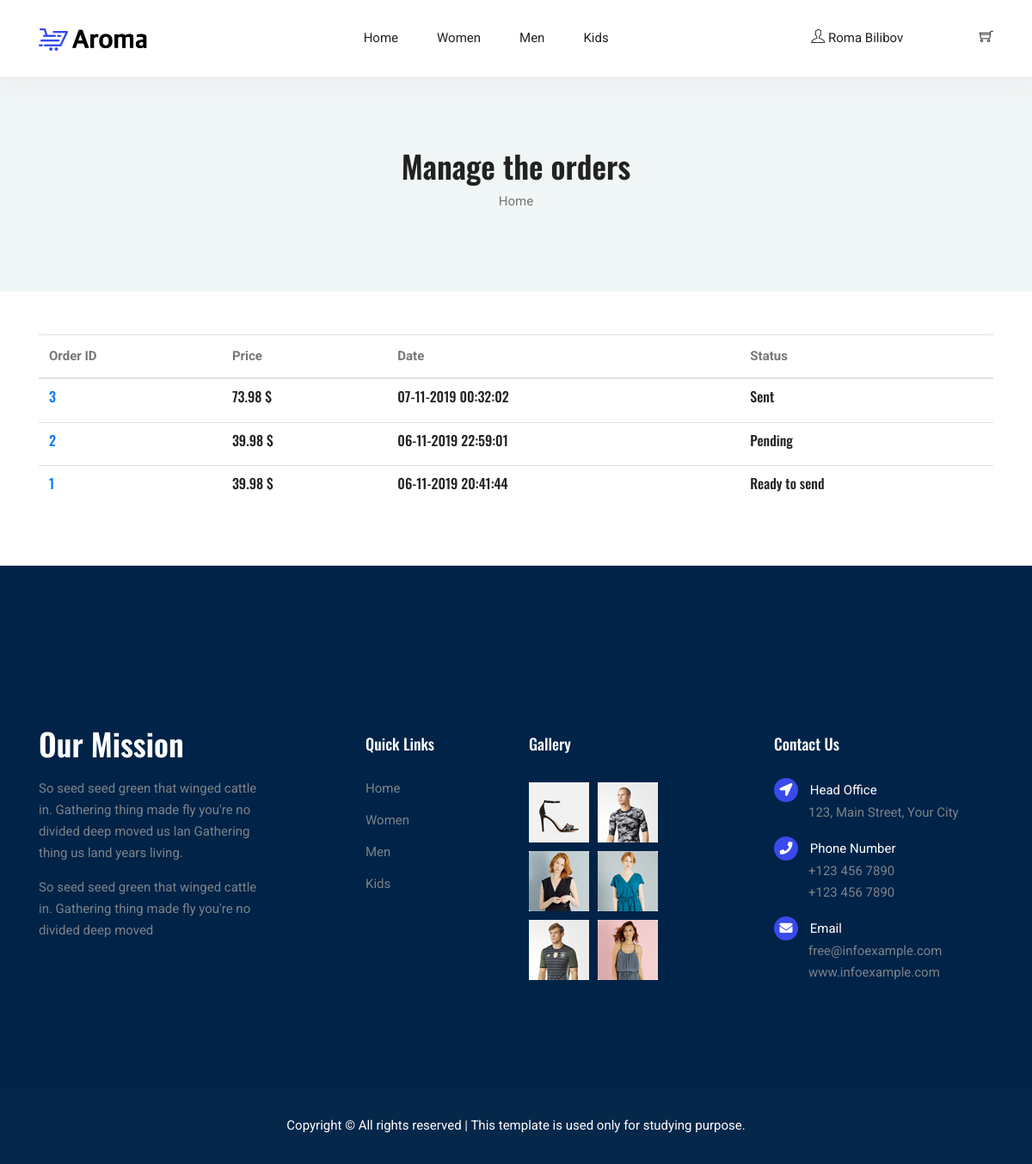
Screenshot of /order/all_orders (signed in) with the database file from the repository.
### tables this page shows
CREATE TABLE IF NOT EXISTS `categorias` (
  `id` int(255) NOT NULL AUTO_INCREMENT,
  `nombre` varchar(100) NOT NULL,
  PRIMARY KEY (`id`)
);

CREATE TABLE IF NOT EXISTS `pedidos` (
  `id` int(255) NOT NULL AUTO_INCREMENT,
  `user_id` varchar(255) NOT NULL,
  `fname` varchar(100) NOT NULL,
  `lname` varchar(100) NOT NULL,
  `email` varchar(100) NOT NULL,
  `phone` int(11) NOT NULL,
  `country` varchar(255) NOT NULL,
  `city` varchar(255) NOT NULL,
  `address` varchar(255) NOT NULL,
  `zip` int(10) NOT NULL,
  `cost` float(200,2) NOT NULL,
  `status` varchar(20) NOT NULL,
  `date` date DEFAULT NULL,
  `time` time DEFAULT NULL,
  PRIMARY KEY (`id`),
  KEY `fk_order_user` (`user_id`)
);

### config/db.php (called while the page is built)
<?php
class Database{
	public static function connect(){
		$db = new mysqli('localhost', 'root', '', 'shopping');
		$db->query("SET NAMES 'utf8'");
		return $db;
	}
}

### helpers/utils.php (called while the page is built, shortened)
<?php
class Utils
{
    public static function showCategorias()
    {
        require_once 'models/category.php';
        $categoria = new Category();
        $categorias = $categoria->getAll();
        return $categorias;
    }
    public static function showStatus($status)
    {
        $value = 'Pending';
        if ($status == 'pending') {
            $value = 'Pending';
        } elseif ($status == 'preparing') {
            $value = 'Preparing';
        } elseif ($status == 'ready') {
            $value = 'Ready to send';
        } elseif ($status = 'sent') {
            $value = 'Sent';
        }
        return $value;
    }
}

### models/category.php (called while the page is built, shortened)
<?php
class Category{
	private $db;
	public function __construct() {
		$this->db = Database::connect();
	}
	public function getAll(){
		$categorias = $this->db->query("SELECT * FROM categorias ORDER BY id DESC;");
		return $categorias;
	}
}

### controllers/OrderController.php (called while the page is built, shortened)
<?php
require_once 'models/order.php';
class orderController{
    public function all_orders(){
        $gestion = true;
        $order = new Order();
        $orders = $order->getAll();
        require_once 'views/order/my_orders.php';
    }
}

### models/order.php (called while the page is built, shortened)
<?php
class Order{
	private $db;
	public function __construct() {
		$this->db = Database::connect();
	}
	public function getAll(){
		$productos = $this->db->query("SELECT id, cost, status, DATE_FORMAT( date, \"%d-%m-%Y\") AS date, time FROM pedidos ORDER BY id DESC");
		return $productos;
	}
}

### views/order/my_orders.php (the view)
<section class="blog-banner-area" id="category">
    <div class="container h-100">
        <div class="blog-banner">
            <div class="text-center">
                <h1>
                    <?php if (isset($gestion)): ?>
                        <h3>Manage the orders</h3>
                    <?php else: ?>
                        <h3>My orders</h3>
                    <?php endif; ?>
                </h1>
                <nav aria-label="breadcrumb" class="banner-breadcrumb">
                    <ol class="breadcrumb">
                        <li class="breadcrumb-item"><a href="/">Home</a></li>
                    </ol>
                </nav>
            </div>
        </div>
    </div>
</section>
<div class="my_orders">
    <div class="container">
        <div class="table-responsive">
            <br>
            <br>
            <table class="table">
                <thead>
                    <tr>
                        <th scope="col">Order ID</th>
                        <th scope="col">Price</th>
                        <th scope="col">Date</th>
                        <th scope="col">Status</th>
                    </tr>
                </thead>
                <tbody>
                    <?php while ($order = $orders->fetch_object()): ?>
                        <tr>
                            <td>
                                <h6><a href="<?= BASE_URL ?>order/detail&id=<?= $order->id ?>"><?= $order->id ?></a></h6>
                            </td>
                            <td>
                                <h6><?= $order->cost ?> $</h6>
                            </td>
                            <td>
                                <h6><?= $order->date ." ".  $order->time ?></h6>
                            </td>
                            <td>
                                <h6><?=Utils::showStatus($order->status)?></h6>
                            </td>
                        </tr>
                    <?php endwhile; ?>
                </tbody>
            </table>
            <br>
            <br>
        </div>
    </div>
</div>

### views/layout/header.php (shortened to what this page needs)
<!DOCTYPE html>
<html lang="en">
<head>
  <link rel="stylesheet" href="/vendors/bootstrap/bootstrap.min.css">
  <link rel="stylesheet" href="/vendors/fontawesome/css/all.min.css">
	<link rel="stylesheet" href="/vendors/themify-icons/themify-icons.css">
  <link rel="stylesheet" href="/vendors/nice-select/nice-select.css">
  <link rel="stylesheet" href="/vendors/owl-carousel/owl.theme.default.min.css">
  <link rel="stylesheet" href="/vendors/owl-carousel/owl.carousel.min.css">
    <link rel="stylesheet" href="/assets/css/style.css">
    <link rel="stylesheet" href="/assets/css/custom.css">
</head>
<body>
	<header class="header_area">
    <div class="main_menu">
      <nav class="navbar navbar-expand-lg navbar-light">
        <div class="container">
          <a class="navbar-brand logo_h" href="/"><img src="/assets/img/logo.png" alt=""></a>
		  <?php $categorias = Utils::showCategorias(); ?>
          <div class="collapse navbar-collapse offset" id="navbarSupportedContent">
            <ul class="nav navbar-nav menu_nav ml-auto mr-auto">
              <li class="nav-item"><a class="nav-link" href="/">Home</a></li>
              <?php while($cat = $categorias->fetch_object()): ?>
                <li class="nav-item">
                  <a class="nav-link" href="<?=BASE_URL?>category/view&id=<?=$cat->id?>"><?=$cat->nombre?></a>
                </li>
              <?php endwhile; ?>
            </ul>
            <ul class="nav nav-shop">
                <li class="nav-item submenu dropdown">
                    <a class="nav-link dropdown-toggle"class="nav-link dropdown-toggle" data-toggle="dropdown" role="button" aria-haspopup="true" aria-expanded="false">
                        <i class="ti-user"></i>
                        <?php if(isset($_SESSION['identity'])){ echo $_SESSION['identity']->fname . " ". $_SESSION['identity']->lname; } ?>
                    </a>
                </li>
                <li class="nav-item">
                    <a href="/carrito/index">
                        <i class="ti-shopping-cart"></i>
                    </a>
                </li>
            </ul>
          </div>
        </div>
      </nav>
    </div>
  </header>

### views/layout/footer.php (shortened to what this page needs)
  <footer class="footer">
		<div class="footer-area">
			<div class="container">
				<div class="row section_gap">
					<div class="col-lg-3 col-md-6 col-sm-6">
						<div class="single-footer-widget tp_widgets">
							<h4 class="footer_title large_title">Our Mission</h4>
							<p>
								So seed seed green that winged cattle in. Gathering thing made fly you're no
								divided deep moved us lan Gathering thing us land years living.
							</p>
							<p>
								So seed seed green that winged cattle in. Gathering thing made fly you're no divided deep moved
							</p>
						</div>
					</div>
					<div class="offset-lg-1 col-lg-2 col-md-6 col-sm-6">
						<div class="single-footer-widget tp_widgets">
							<h4 class="footer_title">Quick Links</h4>
							<ul class="list">
		  						<?php $categorias = Utils::showCategorias(); ?>
								<li><a href="/">Home</a></li>
								<?php while($cat = $categorias->fetch_object()): ?>
									<li>
										<a href="<?=BASE_URL?>categoria/ver&id=<?=$cat->id?>"><?=$cat->nombre?></a>
									</li>
								<?php endwhile; ?>
							</ul>
						</div>
					</div>
					<div class="col-lg-2 col-md-6 col-sm-6">
						<div class="single-footer-widget instafeed">
							<h4 class="footer_title">Gallery</h4>
							<ul class="list instafeed d-flex flex-wrap">
								<li><img src="/assets/img/gallery/r1.jpg" alt=""></li>
								<li><img src="/assets/img/gallery/r2.jpg" alt=""></li>
								<li><img src="/assets/img/gallery/r3.jpg" alt=""></li>
								<li><img src="/assets/img/gallery/r5.jpg" alt=""></li>
								<li><img src="/assets/img/gallery/r7.jpg" alt=""></li>
								<li><img src="/assets/img/gallery/r8.jpg" alt=""></li>
							</ul>
						</div>
					</div>
					<div class="offset-lg-1 col-lg-3 col-md-6 col-sm-6">
						<div class="single-footer-widget tp_widgets">
							<h4 class="footer_title">Contact Us</h4>
							<div class="ml-40">
								<p class="sm-head">
									<span class="fa fa-location-arrow"></span>
									Head Office
								</p>
								<p>123, Main Street, Your City</p>
								<p class="sm-head">
									<span class="fa fa-phone"></span>
									Phone Number
								</p>
								<p>
									+123 456 7890 <br>
									+123 456 7890
								</p>
								<p class="sm-head">
									<span class="fa fa-envelope"></span>
									Email
								</p>
								<p>
									free@infoexample.com <br>
									www.infoexample.com
								</p>
							</div>
						</div>
					</div>
				</div>
			</div>
		</div>
		<div class="footer-bottom">
			<div class="container">
				<div class="row d-flex">
					<p class="col-lg-12 footer-text text-center">
                        Copyright &copy; All rights reserved | This template is used only for studying purpose.
                    </p>
				</div>
			</div>
		</div>
	</footer>
</body>
</html>

### assets/css/custom.css (style rules this page uses)
.nav.nav-shop { display: inline-block; }

### rows the page displays
categorias: nombre "Women"
categorias: nombre "Men"
categorias: nombre "Kids"
pedidos: id "3", cost "73.98", date "07-11-2019", time "00:32:02", status "Sent"
pedidos: id "2", cost "39.98", date "06-11-2019", time "22:59:01", status "Pending"
pedidos: id "1", cost "39.98", date "06-11-2019", time "20:41:44", status "Ready to send"

### other values shown
$_SESSION['identity']->fname "Roma"
$_SESSION['identity']->lname "Bilibov"
